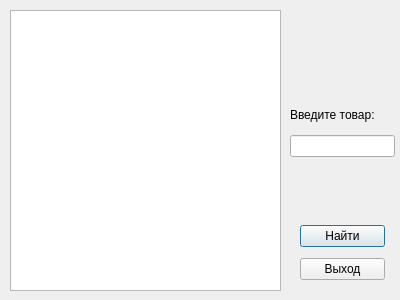
<?xml version="1.0" encoding="UTF-8"?>
<ui version="4.0">
 <class>Benefit</class>
 <widget class="QDialog" name="Benefit">
  <property name="geometry">
   <rect>
    <x>0</x>
    <y>0</y>
    <width>400</width>
    <height>300</height>
   </rect>
  </property>
  <property name="windowTitle">
   <string>Dialog</string>
  </property>
  <widget class="QTextEdit" name="BenefitTextEdit">
   <property name="geometry">
    <rect>
     <x>10</x>
     <y>10</y>
     <width>271</width>
     <height>281</height>
    </rect>
   </property>
  </widget>
  <widget class="QWidget" name="">
   <property name="geometry">
    <rect>
     <x>300</x>
     <y>220</y>
     <width>85</width>
     <height>67</height>
    </rect>
   </property>
   <layout class="QVBoxLayout" name="verticalLayout">
    <item>
     <widget class="QPushButton" name="BenefitButton">
      <property name="text">
       <string>Найти</string>
      </property>
     </widget>
    </item>
    <item>
     <widget class="QPushButton" name="ExitButton">
      <property name="text">
       <string>Выход</string>
      </property>
     </widget>
    </item>
   </layout>
  </widget>
  <widget class="QWidget" name="">
   <property name="geometry">
    <rect>
     <x>290</x>
     <y>100</y>
     <width>105</width>
     <height>57</height>
    </rect>
   </property>
   <layout class="QVBoxLayout" name="verticalLayout_2">
    <item>
     <widget class="QLabel" name="label">
      <property name="text">
       <string>Введите товар:</string>
      </property>
     </widget>
    </item>
    <item>
     <widget class="QLineEdit" name="BenefitEdit"/>
    </item>
   </layout>
  </widget>
 </widget>
 <resources/>
 <connections>
  <connection>
   <sender>ExitButton</sender>
   <signal>clicked(bool)</signal>
   <receiver>Benefit</receiver>
   <slot>close()</slot>
   <hints>
    <hint type="sourcelabel">
     <x>333</x>
     <y>266</y>
    </hint>
    <hint type="destinationlabel">
     <x>199</x>
     <y>149</y>
    </hint>
   </hints>
  </connection>
 </connections>
</ui>
